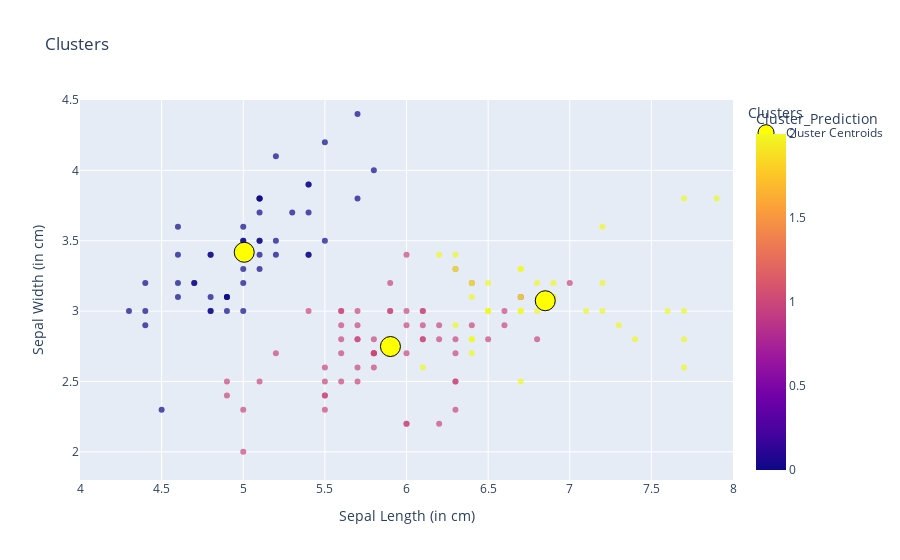

Source (notebook cell):
### Code cell
import plotly.express as px

cluster0 = clusters[clusters['Cluster_Prediction'] == 0]
cluster1 = clusters[clusters['Cluster_Prediction'] == 1]
cluster2 = clusters[clusters['Cluster_Prediction'] == 2]

fig = px.scatter(clusters, x='SepalLengthCm', y='SepalWidthCm', color='Cluster_Prediction',
                 size_max=30, opacity=0.7, title='Clusters', labels={'SepalLengthCm': 'Sepal Length (in cm)', 'SepalWidthCm': 'Sepal Width (in cm)'})

fig.add_scatter(x=kms.cluster_centers_[:, 0], y=kms.cluster_centers_[:, 1], 
                mode='markers', marker=dict(size=20, color='yellow', line=dict(color='black', width=1)),
                name='Centroids')

fig.for_each_trace(lambda t: t.update(name='Cluster ' + str(t.name)))

fig.update_layout(legend_title_text='Clusters', xaxis_range=[4, 8], yaxis_range=[1.8, 4.5], xaxis_title='Sepal Length (in cm)', yaxis_title='Sepal Width (in cm)')
fig.show()

### Figure 1 — Plotly figure (JSON) as saved in the notebook; plotly's stock layout.template omitted (floating-point values rounded to 4 significant figures; data arrays with more than 128 entries replaced by an {"elided": "..."} marker saying what was removed)
{"data": [{"hovertemplate": "Sepal Length (in cm)=%{x}<br>Sepal Width (in cm)=%{y}<br>Cluster_Prediction=%{marker.color}<extra></extra>", "legendgroup": "", "marker": {"color": {"elided": "150 int values"}, "coloraxis": "coloraxis", "opacity": 0.7, "symbol": "circle"}, "mode": "markers", "name": "Cluster ", "orientation": "v", "showlegend": false, "type": "scatter", "x": {"elided": "150 float values"}, "xaxis": "x", "y": {"elided": "150 float values"}, "yaxis": "y"}, {"marker": {"color": "yellow", "line": {"color": "black", "width": 1}, "size": 20}, "mode": "markers", "name": "Cluster Centroids", "type": "scatter", "x": [5.006, 5.902, 6.85], "y": [3.418, 2.748, 3.074]}], "layout": {"coloraxis": {"colorbar": {"title": {"text": "Cluster_Prediction"}}, "colorscale": [[0, "#0d0887"], [0.1111, "#46039f"], [0.2222, "#7201a8"], [0.3333, "#9c179e"], [0.4444, "#bd3786"], [0.5556, "#d8576b"], [0.6667, "#ed7953"], [0.7778, "#fb9f3a"], [0.8889, "#fdca26"], [1, "#f0f921"]]}, "legend": {"title": {"text": "Clusters"}, "tracegroupgap": 0}, "title": {"text": "Clusters"}, "xaxis": {"anchor": "y", "domain": [0, 1], "range": [4, 8], "title": {"text": "Sepal Length (in cm)"}}, "yaxis": {"anchor": "x", "domain": [0, 1], "range": [1.8, 4.5], "title": {"text": "Sepal Width (in cm)"}}}}
